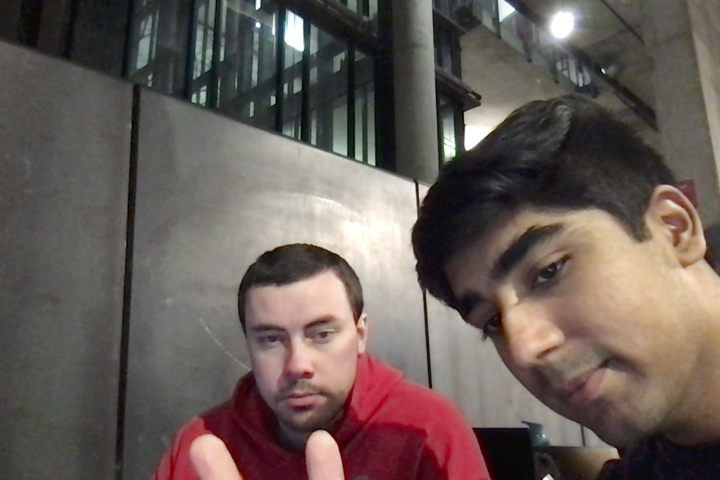
#> input picture images/testphoto.jpg, 1440 x 960 px, given in place of the camera (shown at 1/2 size)
$ python camera_detector.py
#> lines starting #> are read from the running program, lines starting #| are printed output that depends on the picture; after the words box and inside, x2 and y2 are one past the last pixel; in counts of white or black regions, pixels touching at a corner belong together
import cv2
import numpy as np
import pandas as pd
from sklearn.model_selection import train_test_split
from sklearn.neighbors import KNeighborsClassifier
from sklearn.preprocessing import StandardScaler
from pathlib import Path
import pickle

# Returns a 25x25 pixel box with the given pixel in the center
def GetSurroundings(img, r, c):
    if r - 12 >= 0 and r + 12 < img.shape[0]:
        if c - 12 >= 0 and c + 12 < img.shape[1]:
            return img[r-12:r+12,c-12:c+12,:]
        elif c + 12 >= img.shape[1]:
            return img[r-12:r+12,c-12:img.shape[1]-1,:]
        elif c - 12 < 0:
            return img[r-12:r+12,0:c+12,:]
    elif r - 12 < 0:
        if c - 12 >= 0 and c + 12 < img.shape[1]:
            return img[0:r+12,c-12:c+12,:]
        elif c + 12 >= img.shape[1]:
            return img[0:r+12,c-12:img.shape[1]-1,:]
        elif c - 12 < 0:
            return img[0:r+12,0:c+12,:]
    elif r + 12 >= img.shape[0]:
        if c - 12 >= 0 and c + 12 < img.shape[1]:
            return img[r-12:img.shape[0] - 1,c-12:c+12,:]
        elif c + 12 >= img.shape[1]:
            return img[r-12:img.shape[0] - 1,c-12:img.shape[1]-1,:]
        elif c - 12 < 0:
            return img[r-12:img.shape[0] - 1,0:c+12,:]

def downsample(img, factor):
    return img[::factor,::factor]

def upsample(img, factor):
    return img.repeat(factor, axis=0).repeat(factor, axis=1)

def GetScores(material):
    # Assign initial score based on material type
    if material == "Veneer":
        return 208
    elif material == "Concrete":
        return 255
    elif material == "Paper":
        return 158
    elif material == "Drywall":
        return 50
    elif material == "Cardboard":
        return 132
    elif material == "Grass":
        return 16
    elif material == "Dirt":
        return 92

# Return a score based on identified surface material type
def GetMaterialScores(img, knn):
    # input image downsized to 0.25x size
    img=cv2.cvtColor(img,cv2.COLOR_BGR2RGB)
    img=downsample(img, 4)

    # vectorize and attempt K-Means clustering
    vectorized = img.reshape((-1,3))
    vectorized = np.float32(vectorized)
    criteria = (cv2.TERM_CRITERIA_EPS + cv2.TERM_CRITERIA_MAX_ITER, 10, 1.0)
    K = 10
    attempts=6
    ret,label,center=cv2.kmeans(vectorized,K,None,criteria,attempts,cv2.KMEANS_PP_CENTERS)
    label=label.reshape(img.shape[0:2])
    center = np.uint8(center)

    # use KNN to match each K-means zone to a known surface
    materials = knn.predict(center)
    scores = np.vectorize(GetScores)(materials)

    # store and upsample result to regain original resolution
    result=np.array(list(map(lambda l: scores[l],label)))
    result =  upsample(result, 4)
    return result


# Fill initial reflectance scores
def ReflectanceInitialization(img):
    # Initialize reflectance scores
    scores = np.zeros(cv2.cvtColor(img, cv2.COLOR_BGR2GRAY).shape)

    # Load knn model
    knn = pickle.load(open('knn_material_model', 'rb'))

    # Assign reflectance scores to every pixel based on material
    r = 0
    while r < scores.shape[0]:
        c = 0
        while c < scores.shape[1]:
            surroundings = GetSurroundings(img, r, c)
            material = knn.predict([[np.mean(surroundings[:,:,0]), np.mean(surroundings[:,:,1]), np.mean(surroundings[:,:,2])]])

            score=GetScores(material)
            scores[r:r+10][c:c+10] = score
            c = c+10
        r=r+10
    return scores

def main():
    # Initialize video feed
    cap = cv2.VideoCapture(0)
    cap.set(cv2.CAP_PROP_FRAME_WIDTH,1080)
    cap.set(cv2.CAP_PROP_FRAME_HEIGHT,1080)

    # Initialize accumulation
    success, img = cap.read()
    img = downsample(img, 2)

    scores = ReflectanceInitialization(img)


    # Load knn model
    knn = pickle.load(open('knn_material_model', 'rb'))

    # Initialize frame count
    frames = 1

    # Update recommendation based on video feed light levels
    while True:
        # Read a new frame
        success, img = cap.read()
        img = downsample(img, 2)
        # Convert to gray scale to display light levels
        imgG = cv2.cvtColor(img, cv2.COLOR_BGR2GRAY)

        # get matrix of scores for each pixel
        imgScores = GetMaterialScores(img, knn)

        # Add to the running total
        scores = cv2.accumulate(imgG, scores)

        # Increment frame count
        frames = frames + 1

        # Accumulated brightness bit mask
        brightMaskG = cv2.inRange(scores/frames, np.percentile(scores, 95)/frames, 255)
        brightMaskB = cv2.inRange(imgG, np.percentile(imgG, 95), 255)
        forCalc = (imgScores+(imgG))/2
        brightMaskR = cv2.inRange(forCalc, np.percentile(forCalc, 95), 255)

        # Color Masking
        img[brightMaskB > 0] = (255, 0, 0)
        img[brightMaskG > 0] = (0, 255, 0)
        img[brightMaskR > 0] = (0, 0, 255)

        # Display the sliding average
        cv2.imshow('Live Solar Update', img)

        # Quit on 'q'
        if cv2.waitKey(1) & 0xFF == ord('q'):
            break
    while True:
        # Display the scaled accumlation
        cv2.imshow('Solar Locator', scores/(255*frames))

        # Quit on 'q'
        if cv2.waitKey(1) & 0xFF == ord('q'):
            break

if __name__ == "__main__":
    # Create the model if it does not exist
    path = Path('./knn_material_model')
    if not path.is_file():
        # Load Training Data
        materials = pd.read_csv("RGBdata.csv")
#> (reads RGBdata.csv from the repository)
        X = materials.drop("Class", axis=1)
        y = materials["Class"]

        # Train Model
        X_train, X_test, y_train, y_test = train_test_split(X, y, test_size=0.2)
        scaler = StandardScaler()
        X_train = scaler.fit_transform(X_train)
        X_test = scaler.transform(X_test)

        knn = KNeighborsClassifier(n_neighbors=3)
        knn.fit(X_train, y_train)

        # Its important to use binary mode
        knnPickle = open('knn_material_model', 'wb')

        # source, destination
        pickle.dump(knn, knnPickle)

        # close the file
        knnPickle.close()

    # Execute main
    main()
#> in main, img is the input picture: shape (960, 1440, 3); mean B, G, R 87, 92.1, 103.3
#> in downsample, `return img[::factor,::factor]`:
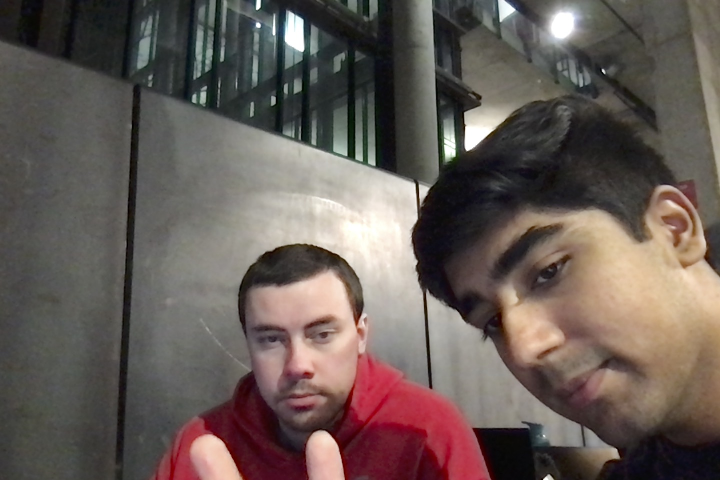
#> returned value: shape (480, 720, 3); mean of channels 0, 1, 2 87.1, 92.1, 103.3; drawn as B, G, R
#> the loop in ReflectanceInitialization, `while r < scores.shape[0]:` made 48 passes
#> r on passes 1 to 12: 10, 20, 30, 40, 50, 60, 70, 80, 90, 100, 110, 120
#> after the loop in ReflectanceInitialization, `while r < scores.shape[0]:`: scores: shape (480, 720) float64; every value is 50
#> after the loop in ReflectanceInitialization, `while r < scores.shape[0]:`: r = 480
#> in main, `imgG = cv2.cvtColor(img, cv2.COLOR_BGR2GRAY)`:
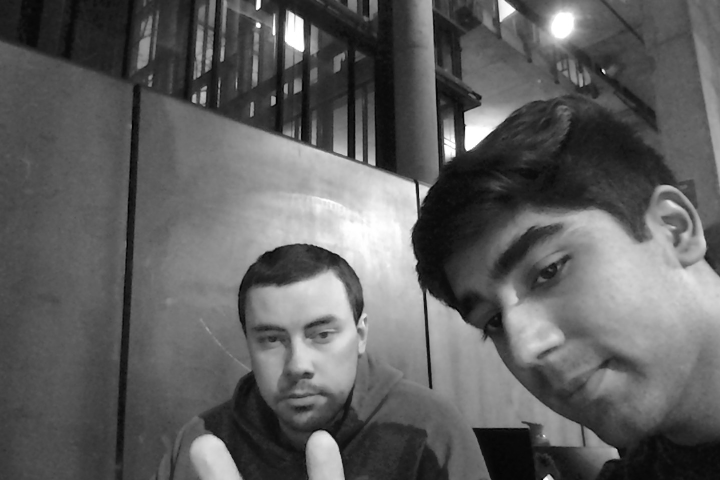
#> imgG: shape (480, 720); min 1, max 255, mean 94.9
#> call 3 of downsample, with factor = 4
#> in downsample (call 3), `return img[::factor,::factor]`:
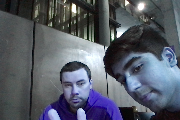
#> returned value: shape (120, 180, 3); mean of channels 0, 1, 2 103.1, 92, 87; drawn as B, G, R
#> in GetMaterialScores, `ret,label,center=cv2.kmeans(vectorized,K,None,criteria,attempts,cv2.KM..`: ret = 7870817.6; center = [[73.4, 70.37, 66.91], [237.4, 227.6, 217.1], [93.74, 90.87, 85.7], [158.3, 146.3, 134.6], [23.82, 21.87, 23.11], [176.7, 56.18, 72.65], [47.83, 46.57, 45.12], [124.7, 115.4, 106.6], [205.9, 184.8, 166.2], [84.2, 14.89, 28.41]]
#> in GetMaterialScores, `label=label.reshape(img.shape[0:2])`:
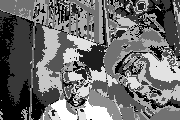
#> label: shape (120, 180) int32; min 0, max 9, mean 3.87; drawn with min black and max white
#> in GetMaterialScores, `center = np.uint8(center)`: center = [[73, 70, 66], [237, 227, 217], [93, 90, 85], [158, 146, 134], [23, 21, 23], [176, 56, 72], [47, 46, 45], [124, 115, 106], [205, 184, 166], [84, 14, 28]]
#> in GetMaterialScores, `scores = np.vectorize(GetScores)(materials)`: scores = [50, 50, 50, 50, 50, 50, 50, 50, 50, 50]
#> in GetMaterialScores, `result=np.array(list(map(lambda l: scores[l],label)))`: result: shape (120, 180) int64; every value is 50
#> in upsample, `return img.repeat(factor, axis=0).repeat(factor, axis=1)`: returned value: shape (480, 720) int64; every value is 50
#> in main, `brightMaskG = cv2.inRange(scores/frames, np.percentile(scores, 95)/fra..`:
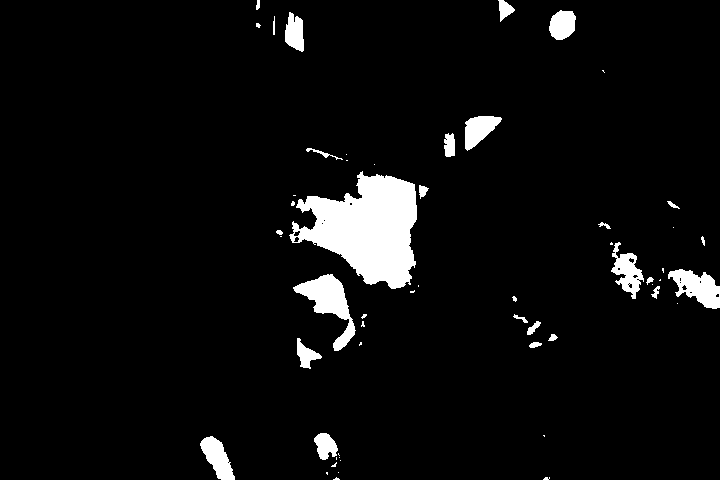
#> brightMaskG: shape (480, 720); 5.1% white; 56 white regions (30 under 20 px), largest, box (x1, y1, x2, y2) and area: (289, 171, 417, 289) 8879, (293, 274, 356, 351) 1772, (668, 269, 720, 309) 1187
#> in main, `forCalc = (imgScores+(imgG))/2`:
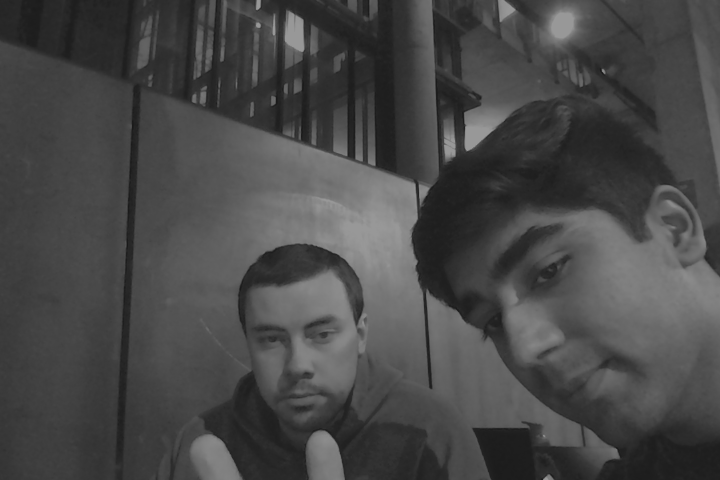
#> forCalc: shape (480, 720) float64; min 25.5, max 152.5, mean 72.4
#> in main, `img[brightMaskR > 0] = (0, 0, 255)`:
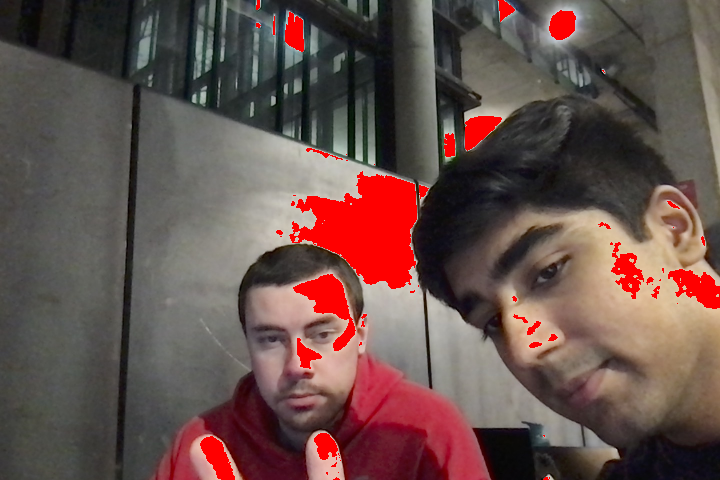
#> img: shape (480, 720, 3); mean B, G, R 76.6, 80.9, 104.3
#> (key q is pressed here)
#> (key q is pressed here)
